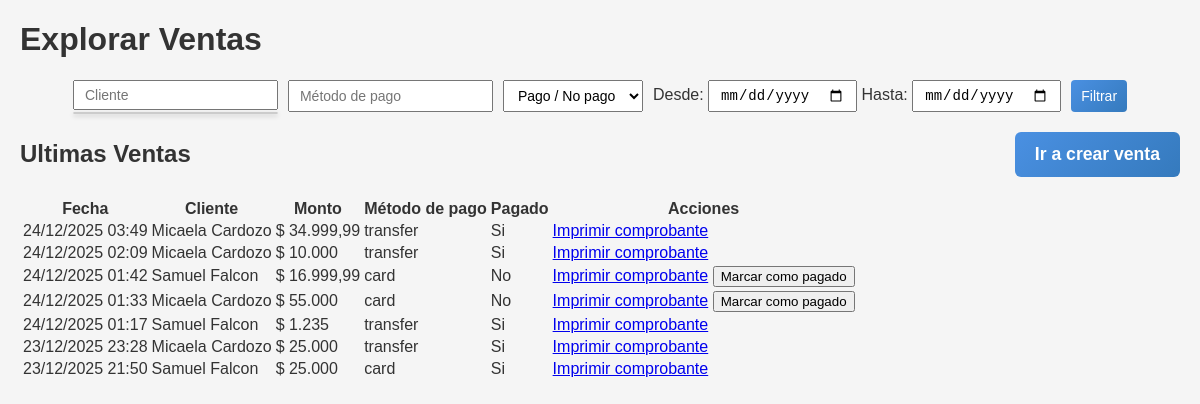
The app's page /sales/explore with its own data.
### app/models/sale.py (models this page shows)
class Sale(db.Model):
    __tablename__ = "sales"
    id = db.Column(db.Integer, primary_key=True)
    customer_id = db.Column(db.Integer, db.ForeignKey("customers.id"), nullable=False)
    amount = db.Column(db.Numeric(10, 2), nullable=False)
    payment_method = db.Column(db.String(20), nullable=False)
    paid = db.Column(db.Boolean, default=False)
    notes = db.Column(db.Text)
    sale_date = db.Column(db.DateTime, default=datetime.utcnow)
    created_at = db.Column(db.DateTime, default=datetime.utcnow)
    customer = db.relationship("Customer", back_populates="sales")

### app/models/customer.py (models this page shows)
class Customer(db.Model):
    __tablename__ = "customers"
    id = db.Column(db.Integer, primary_key=True)
    first_name = db.Column(db.String(100), nullable=False)
    last_name = db.Column(db.String(100), nullable=False)
    address = db.Column(db.String(255), nullable=False)
    city = db.Column(db.String(100), nullable=False)
    phone = db.Column(db.String(50), nullable=False)
    description = db.Column(db.Text)
    created_at = db.Column(db.DateTime, default=datetime.utcnow)
    sales = db.relationship(
        "Sale",
        back_populates="customer",
        lazy=True,
        cascade="all, delete-orphan"
    )

### app/app.py (the view)
    @app.route("/sales/explore")
    def explore_sales():
        from app.models.sale import Sale
        from app.models.customer import Customer
        sales = (
            Sale.query
            .join(Customer)
            .order_by(Sale.created_at.desc())
            .limit(50)
            .all()
        )
        return render_template("explore_sales.html", sales=sales)

### templates/explore_sales.html (shortened to what this page needs)
<!DOCTYPE html>
<html lang="es">
<head>
    <link rel="stylesheet" href="{{ url_for('static', filename='/css/style.css') }}">
</head>
<body>
    <div class="container">
        <h1>Explorar Ventas</h1>
        <form class="filters" method="get">
            <div class="autocomplete-wrapper" style="position: relative; display: inline-block;">
                <input type="text" name="customer" id="customer-input" placeholder="Cliente" autocomplete="off" value="{{ request.args.get('customer','') }}">
                <div id="customer-suggestions" class="suggestions"></div>
            </div>
            <input type="text" name="payment_method" placeholder="Método de pago" value="{{ request.args.get('payment_method','') }}">
            <select name="paid">
                <option value="">Pago / No pago</option>
            </select>
            <div class="date-filters">
                <label for="date_from">Desde:</label>
                <input type="date" name="date_from" id="date_from" value="{{ request.args.get('date_from','') }}">
                <label for="date_to">Hasta:</label>
                <input type="date" name="date_to" id="date_to" value="{{ request.args.get('date_to','') }}">
            </div>
            <button type="submit">Filtrar</button>
        </form>
            <h2 style="display:flex; align-items:center; justify-content: space-between;">Ultimas Ventas
                        <a href="{{ url_for('index') }}">
        <button id="btnNewCustomer">Ir a crear venta</button>
    </a>
    </h2>
        <table>
            <thead>
                <tr>
                    <th>Fecha</th>
                    <th>Cliente</th>
                    <th>Monto</th>
                    <th>Método de pago</th>
                    <th>Pagado</th>
                    <th>Acciones</th>
                </tr>
            </thead>
            <tbody>
                {% for s in sales %}
                <tr>
                    <td>{{ s.created_at.strftime('%d/%m/%Y %H:%M') }}</td>
                    <td>{{ s.customer.first_name }} {{ s.customer.last_name }}</td>
                    <td class="amount" data-amount="{{ s.amount }}"></td>
                    <td>{{ s.payment_method }}</td>
                    <td>{{ "Si" if s.paid else "No" }}</td>
                    <td>
                        <a href="{{ url_for('generate_label', sale_id=s.id) }}" target="_blank" class="btn">Imprimir comprobante</a>
                        {% if not s.paid %}
                        <button class="btn-pay" data-sale="{{ s.id }}">Marcar como pagado</button>
                        {% endif %}
                    </td>
                </tr>
                {% endfor %}
            </tbody>
        </table>
    </div>
</body>
</html>

### static/css/style.css (style rules this page uses)
body { font-family: 'Arial', sans-serif; margin: 20px; background-color: #f5f5f5; color: #333; }
#btnNewCustomer { padding: 12px 20px; font-size: 1.1rem; background: linear-gradient(135deg, #4A90E2, #357ABD); color: #fff; border: none; border-radius: 6px; font-weight: bold; cursor: pointer; transition: all 0.2s ease-in-out; }
.suggestions { position: absolute; top: 100%; left: 0; right: 0; background: #fff; border-radius: 8px; border: 1px solid #ccc; max-height: 150px; overflow-y: auto; box-shadow: 0 2px 5px rgba(0,0,0,0.2); z-index: 1000; }
.filters { display: flex; flex-wrap: wrap; gap: 10px; margin-bottom: 20px; justify-content: center; }
.filters input, .filters select, .filters button { padding: 5px 10px; font-size: 14px; }
.filters button { cursor: pointer; background: linear-gradient(135deg, #4A90E2, #357ABD); color: #fff; border: none; border-radius: 4px; }
button { cursor: pointer; }

### records on screen
Sale: created_at "24/12/2025 03:49", customer.first_name "Micaela", customer.last_name "Cardozo", payment_method "transfer", paid "Si"
Sale: created_at "24/12/2025 02:09", customer.first_name "Micaela", customer.last_name "Cardozo", payment_method "transfer", paid "Si"
Sale: created_at "24/12/2025 01:42", customer.first_name "Samuel", customer.last_name "Falcon", payment_method "card", paid "No"
Sale: created_at "24/12/2025 01:33", customer.first_name "Micaela", customer.last_name "Cardozo", payment_method "card", paid "No"
Sale: created_at "24/12/2025 01:17", customer.first_name "Samuel", customer.last_name "Falcon", payment_method "transfer", paid "Si"
Sale: created_at "23/12/2025 23:28", customer.first_name "Micaela", customer.last_name "Cardozo", payment_method "transfer", paid "Si"
Sale: created_at "23/12/2025 21:50", customer.first_name "Samuel", customer.last_name "Falcon", payment_method "card", paid "Si"
